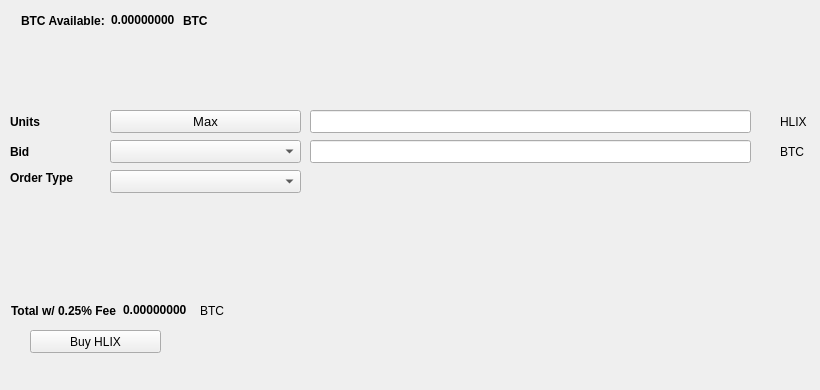
   <widget class="QWidget" name="BuyTab">
    <attribute name="title">
     <string>Buy</string>
    </attribute>
    <widget class="QPushButton" name="BuyHLIX">
     <property name="geometry">
      <rect>
       <x>30</x>
       <y>330</y>
       <width>131</width>
       <height>23</height>
      </rect>
     </property>
     <property name="text">
      <string>Buy HLIX</string>
     </property>
     <property name="icon">
      <iconset resource="../helix.qrc">
       <normaloff>:/icons/bitcoin</normaloff>:/icons/bitcoin</iconset>
     </property>
    </widget>
    <widget class="QLabel" name="label_3">
     <property name="geometry">
      <rect>
       <x>10</x>
       <y>110</y>
       <width>46</width>
       <height>23</height>
      </rect>
     </property>
     <property name="font">
      <font>
       <weight>75</weight>
       <bold>true</bold>
      </font>
     </property>
     <property name="text">
      <string>Units</string>
     </property>
    </widget>
    <widget class="QLineEdit" name="UnitsInput">
     <property name="geometry">
      <rect>
       <x>310</x>
       <y>110</y>
       <width>441</width>
       <height>23</height>
      </rect>
     </property>
     <property name="font">
      <font>
       <pointsize>9</pointsize>
       <weight>75</weight>
       <bold>true</bold>
      </font>
     </property>
    </widget>
    <widget class="QLineEdit" name="BuyBidPriceEdit">
     <property name="geometry">
      <rect>
       <x>310</x>
       <y>140</y>
       <width>441</width>
       <height>23</height>
      </rect>
     </property>
     <property name="font">
      <font>
       <pointsize>9</pointsize>
       <weight>75</weight>
       <bold>true</bold>
      </font>
     </property>
    </widget>
    <widget class="QLabel" name="label_4">
     <property name="geometry">
      <rect>
       <x>780</x>
       <y>110</y>
       <width>31</width>
       <height>23</height>
      </rect>
     </property>
     <property name="text">
      <string>HLIX</string>
     </property>
    </widget>
    <widget class="QLabel" name="label_5">
     <property name="geometry">
      <rect>
       <x>780</x>
       <y>140</y>
       <width>31</width>
       <height>23</height>
      </rect>
     </property>
     <property name="text">
      <string>BTC</string>
     </property>
    </widget>
    <widget class="QLabel" name="label_6">
     <property name="geometry">
      <rect>
       <x>10</x>
       <y>140</y>
       <width>46</width>
       <height>23</height>
      </rect>
     </property>
     <property name="font">
      <font>
       <weight>75</weight>
       <bold>true</bold>
      </font>
     </property>
     <property name="text">
      <string>Bid</string>
     </property>
    </widget>
    <widget class="QLabel" name="label_7">
     <property name="geometry">
      <rect>
       <x>10</x>
       <y>170</y>
       <width>91</width>
       <height>16</height>
      </rect>
     </property>
     <property name="font">
      <font>
       <weight>75</weight>
       <bold>true</bold>
      </font>
     </property>
     <property name="text">
      <string>Order Type</string>
     </property>
    </widget>
    <widget class="QPushButton" name="Buy_Max_Amount">
     <property name="geometry">
      <rect>
       <x>110</x>
       <y>110</y>
       <width>191</width>
       <height>23</height>
      </rect>
     </property>
     <property name="font">
      <font>
       <pointsize>10</pointsize>
      </font>
     </property>
     <property name="text">
      <string>Max</string>
     </property>
    </widget>
    <widget class="QComboBox" name="BuyBidcomboBox">
     <property name="geometry">
      <rect>
       <x>110</x>
       <y>140</y>
       <width>191</width>
       <height>23</height>
      </rect>
     </property>
     <property name="font">
      <font>
       <pointsize>10</pointsize>
      </font>
     </property>
    </widget>
    <widget class="QComboBox" name="buyOrdertypeCombo">
     <property name="geometry">
      <rect>
       <x>110</x>
       <y>170</y>
       <width>191</width>
       <height>23</height>
      </rect>
     </property>
     <property name="font">
      <font>
       <pointsize>10</pointsize>
      </font>
     </property>
    </widget>
    <widget class="QWidget" name="layoutWidget1">
     <property name="geometry">
      <rect>
       <x>21</x>
       <y>11</y>
       <width>227</width>
       <height>19</height>
      </rect>
     </property>
     <layout class="QHBoxLayout" name="horizontalLayout_3">
      <item>
       <widget class="QLabel" name="label232">
        <property name="font">
         <font>
          <weight>75</weight>
          <bold>true</bold>
         </font>
        </property>
        <property name="text">
         <string>BTC Available:</string>
        </property>
       </widget>
      </item>
      <item>
       <widget class="QLabel" name="BtcAvailableLbl">
        <property name="palette">
         <palette>
          <active>
           <colorrole role="WindowText">
            <brush brushstyle="SolidPattern">
             <color alpha="255">
              <red>0</red>
              <green>0</green>
              <blue>0</blue>
             </color>
            </brush>
           </colorrole>
           <colorrole role="Button">
            <brush brushstyle="SolidPattern">
             <color alpha="255">
              <red>0</red>
              <green>170</green>
              <blue>0</blue>
             </color>
            </brush>
           </colorrole>
           <colorrole role="Light">
            <brush brushstyle="SolidPattern">
             <color alpha="255">
              <red>0</red>
              <green>255</green>
              <blue>0</blue>
             </color>
            </brush>
           </colorrole>
           <colorrole role="Midlight">
            <brush brushstyle="SolidPattern">
             <color alpha="255">
              <red>0</red>
              <green>212</green>
              <blue>0</blue>
             </color>
            </brush>
           </colorrole>
           <colorrole role="Dark">
            <brush brushstyle="SolidPattern">
             <color alpha="255">
              <red>0</red>
              <green>85</green>
              <blue>0</blue>
             </color>
            </brush>
           </colorrole>
           <colorrole role="Mid">
            <brush brushstyle="SolidPattern">
             <color alpha="255">
              <red>0</red>
              <green>113</green>
              <blue>0</blue>
             </color>
            </brush>
           </colorrole>
           <colorrole role="Text">
            <brush brushstyle="SolidPattern">
             <color alpha="255">
              <red>0</red>
              <green>170</green>
              <blue>0</blue>
             </color>
            </brush>
           </colorrole>
           <colorrole role="BrightText">
            <brush brushstyle="SolidPattern">
             <color alpha="255">
              <red>255</red>
              <green>255</green>
              <blue>255</blue>
             </color>
            </brush>
           </colorrole>
           <colorrole role="ButtonText">
            <brush brushstyle="SolidPattern">
             <color alpha="255">
              <red>0</red>
              <green>0</green>
              <blue>0</blue>
             </color>
            </brush>
           </colorrole>
           <colorrole role="Base">
            <brush brushstyle="SolidPattern">
             <color alpha="255">
              <red>255</red>
              <green>255</green>
              <blue>255</blue>
             </color>
            </brush>
           </colorrole>
           <colorrole role="Window">
            <brush brushstyle="SolidPattern">
             <color alpha="255">
              <red>0</red>
              <green>170</green>
              <blue>0</blue>
             </color>
            </brush>
           </colorrole>
           <colorrole role="Shadow">
            <brush brushstyle="SolidPattern">
             <color alpha="255">
              <red>0</red>
              <green>0</green>
              <blue>0</blue>
             </color>
            </brush>
           </colorrole>
           <colorrole role="AlternateBase">
            <brush brushstyle="SolidPattern">
             <color alpha="255">
              <red>127</red>
              <green>212</green>
              <blue>127</blue>
             </color>
            </brush>
           </colorrole>
           <colorrole role="ToolTipBase">
            <brush brushstyle="SolidPattern">
             <color alpha="255">
              <red>255</red>
              <green>255</green>
              <blue>220</blue>
             </color>
            </brush>
           </colorrole>
           <colorrole role="ToolTipText">
            <brush brushstyle="SolidPattern">
             <color alpha="255">
              <red>0</red>
              <green>0</green>
              <blue>0</blue>
             </color>
            </brush>
           </colorrole>
          </active>
          <inactive>
           <colorrole role="WindowText">
            <brush brushstyle="SolidPattern">
             <color alpha="255">
              <red>0</red>
              <green>0</green>
              <blue>0</blue>
             </color>
            </brush>
           </colorrole>
           <colorrole role="Button">
            <brush brushstyle="SolidPattern">
             <color alpha="255">
              <red>0</red>
              <green>170</green>
              <blue>0</blue>
             </color>
            </brush>
           </colorrole>
           <colorrole role="Light">
            <brush brushstyle="SolidPattern">
             <color alpha="255">
              <red>0</red>
              <green>255</green>
              <blue>0</blue>
             </color>
            </brush>
           </colorrole>
           <colorrole role="Midlight">
            <brush brushstyle="SolidPattern">
             <color alpha="255">
              <red>0</red>
              <green>212</green>
              <blue>0</blue>
             </color>
            </brush>
           </colorrole>
           <colorrole role="Dark">
            <brush brushstyle="SolidPattern">
             <color alpha="255">
              <red>0</red>
              <green>85</green>
              <blue>0</blue>
             </color>
            </brush>
           </colorrole>
           <colorrole role="Mid">
            <brush brushstyle="SolidPattern">
             <color alpha="255">
              <red>0</red>
              <green>113</green>
              <blue>0</blue>
             </color>
            </brush>
           </colorrole>
           <colorrole role="Text">
            <brush brushstyle="SolidPattern">
             <color alpha="255">
              <red>0</red>
              <green>170</green>
              <blue>0</blue>
             </color>
            </brush>
           </colorrole>
           <colorrole role="BrightText">
            <brush brushstyle="SolidPattern">
             <color alpha="255">
              <red>255</red>
              <green>255</green>
              <blue>255</blue>
             </color>
            </brush>
           </colorrole>
           <colorrole role="ButtonText">
            <brush brushstyle="SolidPattern">
             <color alpha="255">
              <red>0</red>
              <green>0</green>
              <blue>0</blue>
             </color>
            </brush>
           </colorrole>
           <colorrole role="Base">
            <brush brushstyle="SolidPattern">
             <color alpha="255">
              <red>255</red>
              <green>255</green>
              <blue>255</blue>
             </color>
            </brush>
           </colorrole>
           <colorrole role="Window">
            <brush brushstyle="SolidPattern">
             <color alpha="255">
              <red>0</red>
              <green>170</green>
              <blue>0</blue>
             </color>
            </brush>
           </colorrole>
           <colorrole role="Shadow">
            <brush brushstyle="SolidPattern">
             <color alpha="255">
              <red>0</red>
              <green>0</green>
              <blue>0</blue>
             </color>
            </brush>
           </colorrole>
           <colorrole role="AlternateBase">
            <brush brushstyle="SolidPattern">
             <color alpha="255">
              <red>127</red>
              <green>212</green>
              <blue>127</blue>
             </color>
            </brush>
           </colorrole>
           <colorrole role="ToolTipBase">
            <brush brushstyle="SolidPattern">
             <color alpha="255">
              <red>255</red>
              <green>255</green>
              <blue>220</blue>
             </color>
            </brush>
           </colorrole>
           <colorrole role="ToolTipText">
            <brush brushstyle="SolidPattern">
             <color alpha="255">
              <red>0</red>
              <green>0</green>
              <blue>0</blue>
             </color>
            </brush>
           </colorrole>
          </inactive>
          <disabled>
           <colorrole role="WindowText">
            <brush brushstyle="SolidPattern">
             <color alpha="255">
              <red>0</red>
              <green>85</green>
              <blue>0</blue>
             </color>
            </brush>
           </colorrole>
           <colorrole role="Button">
            <brush brushstyle="SolidPattern">
             <color alpha="255">
              <red>0</red>
              <green>170</green>
              <blue>0</blue>
             </color>
            </brush>
           </colorrole>
           <colorrole role="Light">
            <brush brushstyle="SolidPattern">
             <color alpha="255">
              <red>0</red>
              <green>255</green>
              <blue>0</blue>
             </color>
            </brush>
           </colorrole>
           <colorrole role="Midlight">
            <brush brushstyle="SolidPattern">
             <color alpha="255">
              <red>0</red>
              <green>212</green>
              <blue>0</blue>
             </color>
            </brush>
           </colorrole>
           <colorrole role="Dark">
            <brush brushstyle="SolidPattern">
             <color alpha="255">
              <red>0</red>
              <green>85</green>
              <blue>0</blue>
             </color>
            </brush>
           </colorrole>
           <colorrole role="Mid">
            <brush brushstyle="SolidPattern">
             <color alpha="255">
              <red>0</red>
              <green>113</green>
              <blue>0</blue>
             </color>
            </brush>
           </colorrole>
           <colorrole role="Text">
            <brush brushstyle="SolidPattern">
             <color alpha="255">
              <red>0</red>
              <green>85</green>
              <blue>0</blue>
             </color>
            </brush>
           </colorrole>
           <colorrole role="BrightText">
            <brush brushstyle="SolidPattern">
             <color alpha="255">
              <red>255</red>
              <green>255</green>
              <blue>255</blue>
             </color>
            </brush>
           </colorrole>
           <colorrole role="ButtonText">
            <brush brushstyle="SolidPattern">
             <color alpha="255">
              <red>0</red>
              <green>85</green>
              <blue>0</blue>
             </color>
            </brush>
           </colorrole>
           <colorrole role="Base">
            <brush brushstyle="SolidPattern">
             <color alpha="255">
              <red>0</red>
              <green>170</green>
              <blue>0</blue>
             </color>
            </brush>
           </colorrole>
           <colorrole role="Window">
            <brush brushstyle="SolidPattern">
             <color alpha="255">
              <red>0</red>
              <green>170</green>
              <blue>0</blue>
             </color>
            </brush>
           </colorrole>
           <colorrole role="Shadow">
            <brush brushstyle="SolidPattern">
             <color alpha="255">
              <red>0</red>
              <green>0</green>
              <blue>0</blue>
             </color>
            </brush>
           </colorrole>
           <colorrole role="AlternateBase">
            <brush brushstyle="SolidPattern">
             <color alpha="255">
              <red>0</red>
              <green>170</green>
              <blue>0</blue>
             </color>
            </brush>
           </colorrole>
           <colorrole role="ToolTipBase">
            <brush brushstyle="SolidPattern">
             <color alpha="255">
              <red>255</red>
              <green>255</green>
              <blue>220</blue>
             </color>
            </brush>
           </colorrole>
           <colorrole role="ToolTipText">
            <brush brushstyle="SolidPattern">
             <color alpha="255">
              <red>0</red>
              <green>0</green>
              <blue>0</blue>
             </color>
            </brush>
           </colorrole>
          </disabled>
         </palette>
        </property>
        <property name="font">
         <font>
          <weight>75</weight>
          <bold>true</bold>
         </font>
        </property>
        <property name="text">
         <string>0.00000000</string>
        </property>
        <property name="textInteractionFlags">
         <set>Qt::LinksAccessibleByMouse|Qt::TextSelectableByKeyboard|Qt::TextSelectableByMouse</set>
        </property>
       </widget>
      </item>
      <item>
       <widget class="QLabel" name="BtcAvailableLbl_2">
        <property name="font">
         <font>
          <weight>75</weight>
          <bold>true</bold>
         </font>
        </property>
        <property name="text">
         <string>BTC</string>
        </property>
       </widget>
      </item>
     </layout>
    </widget>
    <widget class="QWidget" name="layoutWidge2">
     <property name="geometry">
      <rect>
       <x>11</x>
       <y>301</y>
       <width>259</width>
       <height>19</height>
      </rect>
     </property>
     <layout class="QHBoxLayout" name="horizontalLayout_4">
      <item>
       <widget class="QLabel" name="label_9">
        <property name="font">
         <font>
          <weight>75</weight>
          <bold>true</bold>
         </font>
        </property>
        <property name="text">
         <string>Total w/ 0.25% Fee</string>
        </property>
       </widget>
      </item>
      <item>
       <widget class="QLabel" name="BuyCostLabel">
        <property name="palette">
         <palette>
          <active>
           <colorrole role="WindowText">
            <brush brushstyle="SolidPattern">
             <color alpha="255">
              <red>0</red>
              <green>0</green>
              <blue>0</blue>
             </color>
            </brush>
           </colorrole>
           <colorrole role="Button">
            <brush brushstyle="SolidPattern">
             <color alpha="255">
              <red>0</red>
              <green>170</green>
              <blue>0</blue>
             </color>
            </brush>
           </colorrole>
           <colorrole role="Light">
            <brush brushstyle="SolidPattern">
             <color alpha="255">
              <red>0</red>
              <green>255</green>
              <blue>0</blue>
             </color>
            </brush>
           </colorrole>
           <colorrole role="Midlight">
            <brush brushstyle="SolidPattern">
             <color alpha="255">
              <red>0</red>
              <green>212</green>
              <blue>0</blue>
             </color>
            </brush>
           </colorrole>
           <colorrole role="Dark">
            <brush brushstyle="SolidPattern">
             <color alpha="255">
              <red>0</red>
              <green>85</green>
              <blue>0</blue>
             </color>
            </brush>
           </colorrole>
           <colorrole role="Mid">
            <brush brushstyle="SolidPattern">
             <color alpha="255">
              <red>0</red>
              <green>113</green>
              <blue>0</blue>
             </color>
            </brush>
           </colorrole>
           <colorrole role="Text">
            <brush brushstyle="SolidPattern">
             <color alpha="255">
              <red>0</red>
              <green>170</green>
              <blue>0</blue>
             </color>
            </brush>
           </colorrole>
           <colorrole role="BrightText">
            <brush brushstyle="SolidPattern">
             <color alpha="255">
              <red>255</red>
              <green>255</green>
              <blue>255</blue>
             </color>
            </brush>
           </colorrole>
           <colorrole role="ButtonText">
            <brush brushstyle="SolidPattern">
             <color alpha="255">
              <red>0</red>
              <green>0</green>
              <blue>0</blue>
             </color>
            </brush>
           </colorrole>
           <colorrole role="Base">
            <brush brushstyle="SolidPattern">
             <color alpha="255">
              <red>255</red>
              <green>255</green>
              <blue>255</blue>
             </color>
            </brush>
           </colorrole>
           <colorrole role="Window">
            <brush brushstyle="SolidPattern">
             <color alpha="255">
              <red>0</red>
              <green>170</green>
              <blue>0</blue>
             </color>
            </brush>
           </colorrole>
           <colorrole role="Shadow">
            <brush brushstyle="SolidPattern">
             <color alpha="255">
              <red>0</red>
              <green>0</green>
              <blue>0</blue>
             </color>
            </brush>
           </colorrole>
           <colorrole role="AlternateBase">
            <brush brushstyle="SolidPattern">
             <color alpha="255">
              <red>127</red>
              <green>212</green>
              <blue>127</blue>
             </color>
            </brush>
           </colorrole>
           <colorrole role="ToolTipBase">
            <brush brushstyle="SolidPattern">
             <color alpha="255">
              <red>255</red>
              <green>255</green>
              <blue>220</blue>
             </color>
            </brush>
           </colorrole>
           <colorrole role="ToolTipText">
            <brush brushstyle="SolidPattern">
             <color alpha="255">
              <red>0</red>
              <green>0</green>
              <blue>0</blue>
             </color>
            </brush>
           </colorrole>
          </active>
          <inactive>
           <colorrole role="WindowText">
            <brush brushstyle="SolidPattern">
             <color alpha="255">
              <red>0</red>
              <green>0</green>
              <blue>0</blue>
             </color>
            </brush>
           </colorrole>
           <colorrole role="Button">
            <brush brushstyle="SolidPattern">
             <color alpha="255">
              <red>0</red>
              <green>170</green>
              <blue>0</blue>
             </color>
            </brush>
           </colorrole>
           <colorrole role="Light">
            <brush brushstyle="SolidPattern">
             <color alpha="255">
              <red>0</red>
              <green>255</green>
              <blue>0</blue>
             </color>
            </brush>
           </colorrole>
           <colorrole role="Midlight">
            <brush brushstyle="SolidPattern">
             <color alpha="255">
              <red>0</red>
              <green>212</green>
              <blue>0</blue>
             </color>
            </brush>
           </colorrole>
           <colorrole role="Dark">
            <brush brushstyle="SolidPattern">
             <color alpha="255">
              <red>0</red>
              <green>85</green>
              <blue>0</blue>
             </color>
            </brush>
           </colorrole>
           <colorrole role="Mid">
            <brush brushstyle="SolidPattern">
             <color alpha="255">
              <red>0</red>
              <green>113</green>
              <blue>0</blue>
             </color>
            </brush>
           </colorrole>
           <colorrole role="Text">
            <brush brushstyle="SolidPattern">
             <color alpha="255">
              <red>0</red>
              <green>170</green>
              <blue>0</blue>
             </color>
            </brush>
           </colorrole>
           <colorrole role="BrightText">
            <brush brushstyle="SolidPattern">
             <color alpha="255">
              <red>255</red>
              <green>255</green>
              <blue>255</blue>
             </color>
            </brush>
           </colorrole>
           <colorrole role="ButtonText">
            <brush brushstyle="SolidPattern">
             <color alpha="255">
              <red>0</red>
              <green>0</green>
              <blue>0</blue>
             </color>
            </brush>
           </colorrole>
           <colorrole role="Base">
            <brush brushstyle="SolidPattern">
             <color alpha="255">
              <red>255</red>
              <green>255</green>
              <blue>255</blue>
             </color>
            </brush>
           </colorrole>
           <colorrole role="Window">
            <brush brushstyle="SolidPattern">
             <color alpha="255">
              <red>0</red>
              <green>170</green>
              <blue>0</blue>
             </color>
            </brush>
           </colorrole>
           <colorrole role="Shadow">
            <brush brushstyle="SolidPattern">
             <color alpha="255">
              <red>0</red>
              <green>0</green>
              <blue>0</blue>
             </color>
            </brush>
           </colorrole>
           <colorrole role="AlternateBase">
            <brush brushstyle="SolidPattern">
             <color alpha="255">
              <red>127</red>
              <green>212</green>
              <blue>127</blue>
             </color>
            </brush>
           </colorrole>
           <colorrole role="ToolTipBase">
            <brush brushstyle="SolidPattern">
             <color alpha="255">
              <red>255</red>
              <green>255</green>
              <blue>220</blue>
             </color>
            </brush>
           </colorrole>
           <colorrole role="ToolTipText">
            <brush brushstyle="SolidPattern">
             <color alpha="255">
              <red>0</red>
              <green>0</green>
              <blue>0</blue>
             </color>
            </brush>
           </colorrole>
          </inactive>
          <disabled>
           <colorrole role="WindowText">
            <brush brushstyle="SolidPattern">
             <color alpha="255">
              <red>0</red>
              <green>85</green>
              <blue>0</blue>
             </color>
            </brush>
           </colorrole>
           <colorrole role="Button">
            <brush brushstyle="SolidPattern">
             <color alpha="255">
              <red>0</red>
              <green>170</green>
              <blue>0</blue>
             </color>
            </brush>
           </colorrole>
           <colorrole role="Light">
            <brush brushstyle="SolidPattern">
             <color alpha="255">
              <red>0</red>
              <green>255</green>
              <blue>0</blue>
             </color>
            </brush>
           </colorrole>
           <colorrole role="Midlight">
            <brush brushstyle="SolidPattern">
             <color alpha="255">
              <red>0</red>
              <green>212</green>
              <blue>0</blue>
             </color>
            </brush>
           </colorrole>
           <colorrole role="Dark">
            <brush brushstyle="SolidPattern">
             <color alpha="255">
              <red>0</red>
              <green>85</green>
              <blue>0</blue>
             </color>
            </brush>
           </colorrole>
           <colorrole role="Mid">
            <brush brushstyle="SolidPattern">
             <color alpha="255">
              <red>0</red>
              <green>113</green>
              <blue>0</blue>
             </color>
            </brush>
           </colorrole>
           <colorrole role="Text">
            <brush brushstyle="SolidPattern">
             <color alpha="255">
              <red>0</red>
              <green>85</green>
              <blue>0</blue>
             </color>
            </brush>
           </colorrole>
           <colorrole role="BrightText">
            <brush brushstyle="SolidPattern">
             <color alpha="255">
              <red>255</red>
              <green>255</green>
              <blue>255</blue>
             </color>
            </brush>
           </colorrole>
           <colorrole role="ButtonText">
            <brush brushstyle="SolidPattern">
             <color alpha="255">
              <red>0</red>
              <green>85</green>
              <blue>0</blue>
             </color>
            </brush>
           </colorrole>
           <colorrole role="Base">
            <brush brushstyle="SolidPattern">
             <color alpha="255">
              <red>0</red>
              <green>170</green>
              <blue>0</blue>
             </color>
            </brush>
           </colorrole>
           <colorrole role="Window">
            <brush brushstyle="SolidPattern">
             <color alpha="255">
              <red>0</red>
              <green>170</green>
              <blue>0</blue>
             </color>
            </brush>
           </colorrole>
           <colorrole role="Shadow">
            <brush brushstyle="SolidPattern">
             <color alpha="255">
              <red>0</red>
              <green>0</green>
              <blue>0</blue>
             </color>
            </brush>
           </colorrole>
           <colorrole role="AlternateBase">
            <brush brushstyle="SolidPattern">
             <color alpha="255">
              <red>0</red>
              <green>170</green>
              <blue>0</blue>
             </color>
            </brush>
           </colorrole>
           <colorrole role="ToolTipBase">
            <brush brushstyle="SolidPattern">
             <color alpha="255">
              <red>255</red>
              <green>255</green>
              <blue>220</blue>
             </color>
            </brush>
           </colorrole>
           <colorrole role="ToolTipText">
            <brush brushstyle="SolidPattern">
             <color alpha="255">
              <red>0</red>
              <green>0</green>
              <blue>0</blue>
             </color>
            </brush>
           </colorrole>
          </disabled>
         </palette>
        </property>
        <property name="font">
         <font>
          <weight>75</weight>
          <bold>true</bold>
         </font>
        </property>
        <property name="autoFillBackground">
         <bool>false</bool>
        </property>
        <property name="text">
         <string>0.00000000</string>
        </property>
        <property name="textInteractionFlags">
         <set>Qt::LinksAccessibleByMouse|Qt::TextSelectableByMouse</set>
        </property>
       </widget>
      </item>
      <item>
       <widget class="QLabel" name="label_10">
        <property name="font">
         <font>
          <weight>50</weight>
          <bold>false</bold>
         </font>
        </property>
        <property name="text">
         <string>BTC</string>
        </property>
       </widget>
      </item>
     </layout>
    </widget>
    <widget class="QLabel" name="label_24">
     <property name="geometry">
      <rect>
       <x>460</x>
       <y>300</y>
       <width>281</width>
       <height>81</height>
      </rect>
     </property>
     <property name="text">
      <string/>
     </property>
     <property name="pixmap">
      <pixmap>:/images/bittrex</pixmap>
     </property>
    </widget>
   </widget>
